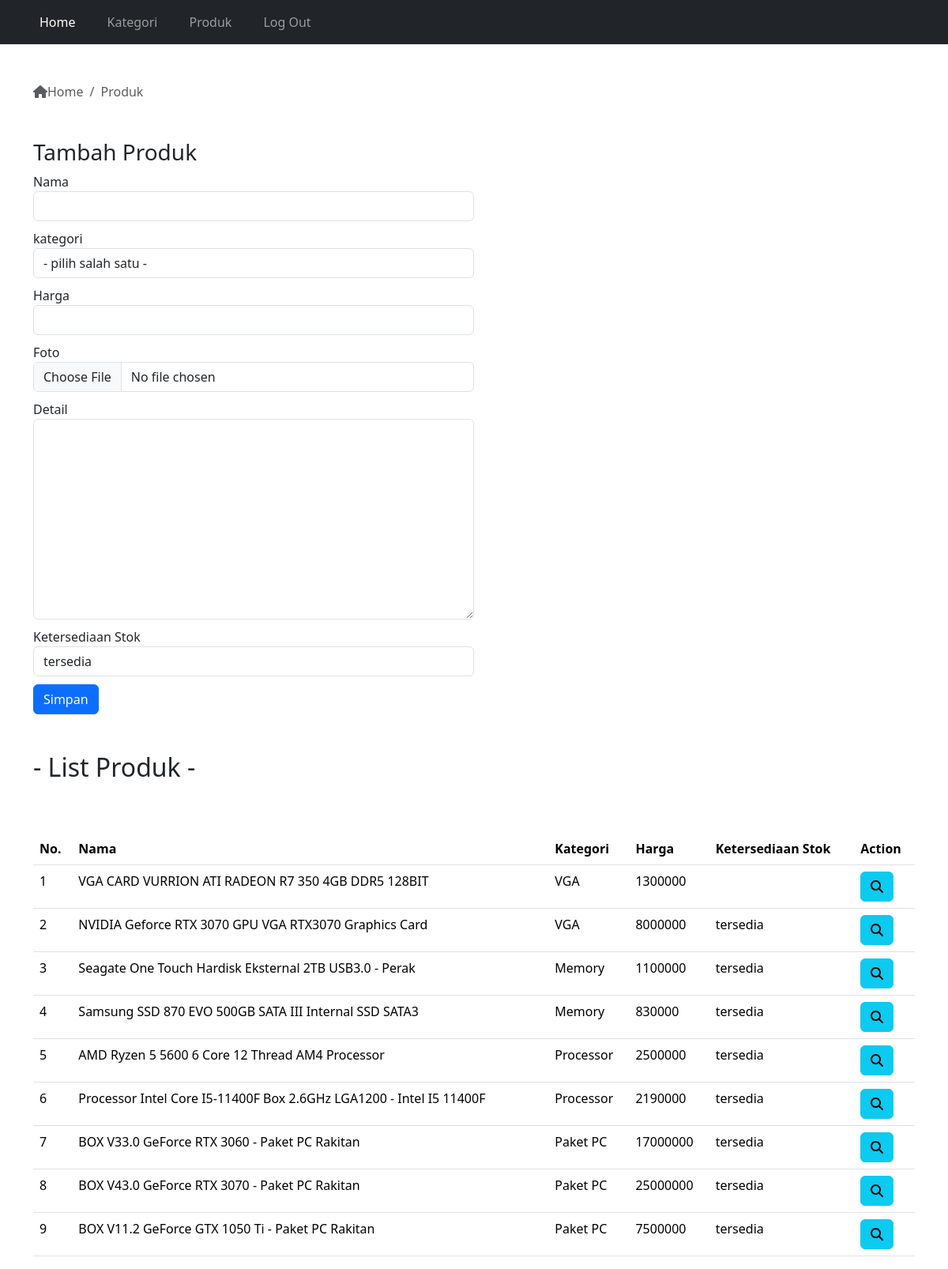
The page /adminpanel/produk.php (signed in) on the database its author committed.
### tables this page shows
CREATE TABLE `produk` (
  `id` int(11) NOT NULL,
  `kategori_id` int(11) NOT NULL,
  `nama` varchar(255) NOT NULL,
  `harga` double NOT NULL,
  `foto` varchar(255) DEFAULT NULL,
  `detail` text DEFAULT NULL,
  `ketersediaan_stok` enum('habis','tersedia') DEFAULT 'tersedia'
);

CREATE TABLE `kategori` (
  `id` int(11) NOT NULL,
  `nama` varchar(100) NOT NULL
);

### adminpanel/produk.php (the view, shortened to what this page needs)
<?php
    require "../koneksi.php";
    $query = mysqli_query($con, "SELECT a.*, b.nama AS nama_kategori FROM produk a JOIN kategori b ON a.kategori_id=b.id");
    $jumlahProduk = mysqli_num_rows($query);
?>
<!DOCTYPE html>
<html lang="en">
<head>
    <link rel="stylesheet" href="../bootstrap/css/bootstrap.min.css">
    <link rel="stylesheet" href="../fontawesome/css/fontawesome.min.css">
</head>
<body>
    <?php require "navbar.php" ?>
    <div class="container mt-5">
        <nav aria-label="breadcrumb">
            <ol class="breadcrumb">
                <li class="breadcrumb-item active" aria-current="page">
                    <a href="../adminpanel" class="no-decoration text-muted"><i class="fa-solid fa-house"></i>Home</a>
                </li>
                <li class="breadcrumb-item active" aria-current="page">
                Produk
                </li>
            </ol>
        </nav>
        <div class="my-5 col-12 col-md-6">
            <h3>Tambah Produk</h3>
            <form action="" method="POST" enctype="multipart/form-data">
                <div>
                    <label for="nama">Nama</label>
                    <input type="text" id="nama" name="nama" class="form-control" autocomplete="off" >
                </div>
                <div>
                    <label for="kategori">kategori</label>
                    <select name="kategori" id="kategori" class="form-control" >
                        <option value="">- pilih salah satu -</option>
                    </select>
                </div>
                <div>
                    <label for="harga">Harga</label>
                    <input type="number" class="form-control" name="harga" >
                </div>
                <div>
                    <label for="foto">Foto</label>
                    <input type="file" name="foto" id="foto" class="form-control">
                </div>
                <div>
                    <label for="detail">Detail</label>
                    <textarea type="number" class="form-control" name="detail" id="detail" cols="30" rows="10"></textarea>
                </div>
                <div>
                    <label for="ketersediaan_stok">Ketersediaan Stok</label>
                    <select name="ketersediaan_stok" id="ketersediaan_stok" class="form-control">
                        <option value="tersedia">tersedia</option>
                    </select>
                </div>
                <div>
                    <button type="submit" class="btn btn-primary" name="simpan">Simpan</button>
                </div>
            </form>
        </div>
        <div class="mt-3">
            <h2>- List Produk -</h2>
            <div class="table-responsive mt-5">
                <table class="table mt-3">
                        <thead>
                            <tr>
                                <th>No.</th>
                                <th>Nama</th>
                                <th>Kategori</th>
                                <th>Harga</th>
                                <th>Ketersediaan Stok</th>
                                <th>Action</th>
                            </tr>
                        </thead>
                    <tbody>
                        <?php
                        if($jumlahProduk==0){
                            ?>
                                <tr>
                                    <td colspan=5 class="text-center"> Data kategori tidak tersedia</td>
                                </tr>
                            <?php
                                }
                                else{
                                    $jumlah = 1;
                                    while($data=mysqli_fetch_array($query)){
                            ?>
                                    <tr>
                                        <td><?php echo $jumlah; ?></td>
                                        <td><?php echo $data['nama']; ?></td>
                                        <td><?php echo $data['nama_kategori']; ?></td>
                                        <td><?php echo $data['harga']; ?></td>
                                        <td><?php echo $data['ketersediaan_stok']; ?></td>
                                        <td>
                                    <a href="produk-detail.php?id=<?php echo $data['id']; ?>"
                                    class="btn btn-info"><i class="fas fa-search"></i></a>
                                </td>
                                    </tr>
                            <?php
                                    $jumlah++;
                                    }
                                }
                        ?>
                    </tbody>
                </table>
        </div>
    </div>
</body>
</html>

### adminpanel/produk.php (style rules this page uses)
.no-decoration { text-decoration: none; }
form div { margin-bottom:10px; }

### rows shown on the page
produk: nama "VGA CARD VURRION ATI RADEON R7 350 4GB DDR5 128BIT", kategori.nama "VGA", harga "1300000"
produk: nama "NVIDIA Geforce RTX 3070 GPU VGA RTX3070 Graphics Card", kategori.nama "VGA", harga "8000000", ketersediaan_stok "tersedia"
produk: nama "Seagate One Touch Hardisk Eksternal 2TB USB3.0 - Perak", kategori.nama "Memory", harga "1100000", ketersediaan_stok "tersedia"
produk: nama "Samsung SSD 870 EVO 500GB SATA III Internal SSD SATA3", kategori.nama "Memory", harga "830000", ketersediaan_stok "tersedia"
produk: nama "AMD Ryzen 5 5600 6 Core 12 Thread AM4 Processor", kategori.nama "Processor", harga "2500000", ketersediaan_stok "tersedia"
produk: nama "Processor Intel Core I5-11400F Box 2.6GHz LGA1200 - Intel I5 11400F", kategori.nama "Processor", harga "2190000", ketersediaan_stok "tersedia"
produk: nama "BOX V33.0 GeForce RTX 3060 - Paket PC Rakitan", kategori.nama "Paket PC", harga "17000000", ketersediaan_stok "tersedia"
produk: nama "BOX V43.0 GeForce RTX 3070 - Paket PC Rakitan", kategori.nama "Paket PC", harga "25000000", ketersediaan_stok "tersedia"
produk: nama "BOX V11.2 GeForce GTX 1050 Ti - Paket PC Rakitan", kategori.nama "Paket PC", harga "7500000", ketersediaan_stok "tersedia"
